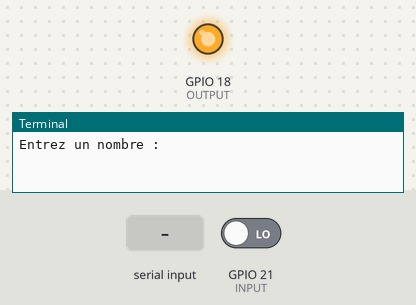
Bench run of a program on a simulated Raspberry Pi (BCM pin numbers). On the bench: output pins drawn as LEDs (lit = HIGH), the last lines printed to the terminal. The inputs (shaded band) are chosen by the test bench; at power-on: GPIO 21 (INPUT) LOW.

Above: at 1.2 s.
1.3 s: "0" typed at the terminal, then Enter
At 2.4 s:
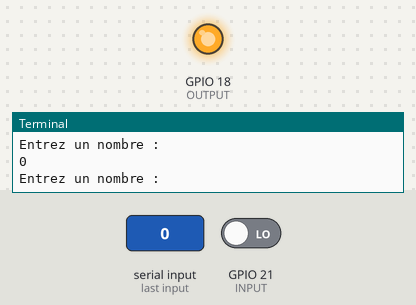
2.8 s: "5" typed at the terminal, then Enter
At 4.0 s:
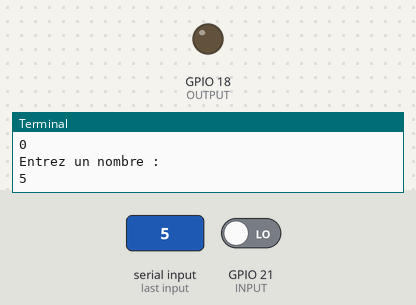
Timing chart, 0 to 5.8 s (numbered marks = the images above; inputs shaded):
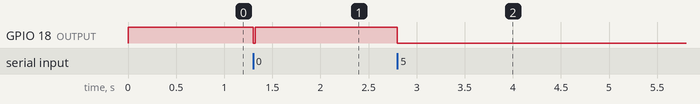

Measured:
- after the input at 1.3 s, GPIO 18 (OUTPUT): HIGH → LOW at once, → HIGH 0.02 s later
- after the input at 2.8 s, GPIO 18 (OUTPUT): HIGH → LOW at once

The program:

EmeteurPi4.py
```python
import RPi.GPIO as GPIO
import time


OUTPUT = 18
INPUT = 21


GPIO.setmode(GPIO.BCM)
GPIO.setup(OUTPUT, GPIO.OUT)
GPIO.setup(INPUT, GPIO.IN, pull_up_down = GPIO.PUD_DOWN)

GPIO.output(OUTPUT,True)


def encoder(number):
    GPIO.output(OUTPUT,False)
    time.sleep(0.02)
    GPIO.output(OUTPUT,True)
    for i in range(number):
        etat = GPIO.input(INPUT)
        GPIO.output(OUTPUT,False)
        while (etat == 0):
            etat = GPIO.input(INPUT)

        GPIO.output(OUTPUT,True)
        time.sleep(0.005)

while True:
    nombre = int(input("Entrez un nombre : "))
    encoder(nombre)
```
